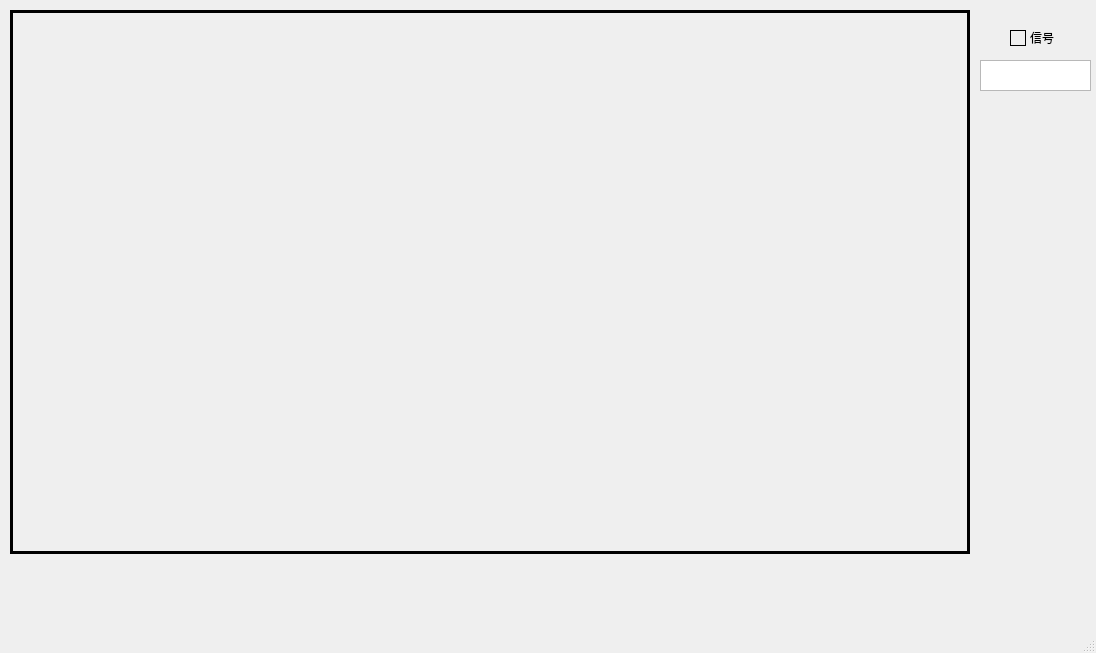
<?xml version="1.0" encoding="UTF-8"?>
<ui version="4.0">
 <class>MainWindow</class>
 <widget class="QMainWindow" name="MainWindow">
  <property name="geometry">
   <rect>
    <x>0</x>
    <y>0</y>
    <width>1096</width>
    <height>653</height>
   </rect>
  </property>
  <property name="windowTitle">
   <string>MainWindow</string>
  </property>
  <widget class="QWidget" name="centralwidget">
   <widget class="QLabel" name="image">
    <property name="geometry">
     <rect>
      <x>10</x>
      <y>10</y>
      <width>960</width>
      <height>544</height>
     </rect>
    </property>
    <property name="frameShape">
     <enum>QFrame::Box</enum>
    </property>
    <property name="frameShadow">
     <enum>QFrame::Plain</enum>
    </property>
    <property name="lineWidth">
     <number>3</number>
    </property>
    <property name="text">
     <string/>
    </property>
   </widget>
   <widget class="QLabel" name="single">
    <property name="geometry">
     <rect>
      <x>1010</x>
      <y>30</y>
      <width>16</width>
      <height>16</height>
     </rect>
    </property>
    <property name="frameShape">
     <enum>QFrame::Box</enum>
    </property>
    <property name="text">
     <string/>
    </property>
   </widget>
   <widget class="QLabel" name="label">
    <property name="geometry">
     <rect>
      <x>1030</x>
      <y>30</y>
      <width>31</width>
      <height>16</height>
     </rect>
    </property>
    <property name="text">
     <string>信号</string>
    </property>
   </widget>
   <widget class="QTextBrowser" name="text">
    <property name="geometry">
     <rect>
      <x>980</x>
      <y>60</y>
      <width>111</width>
      <height>31</height>
     </rect>
    </property>
   </widget>
  </widget>
  <widget class="QMenuBar" name="menubar">
   <property name="geometry">
    <rect>
     <x>0</x>
     <y>0</y>
     <width>1096</width>
     <height>23</height>
    </rect>
   </property>
  </widget>
  <widget class="QStatusBar" name="statusbar"/>
 </widget>
 <resources/>
 <connections/>
</ui>
